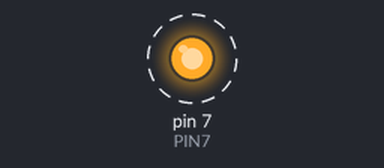
Bench run of a sketch on a simulated Arduino Uno, built with avr-gcc and run on an emulated ATmega328P. Shown: output pins drawn as LEDs (lit = HIGH). Dashed ring = blinking. At 3.0 s the program stops and its outputs stay as they are.

Above: at 1.1 s.
Timing chart, 0 to 4.0 s (numbered marks = the images above):
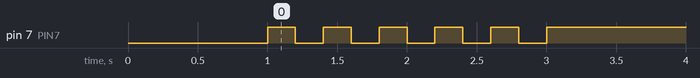

Measured:
- by itself, pin 7 (PIN7): alternates HIGH for 0.20 s and LOW for 0.20 s, 11 changes in all, then stays HIGH

The sketch:

05_practice_2.ino
```cpp
#define PIN7 7

void setup() {
  pinMode(PIN7, OUTPUT);
  digitalWrite(PIN7, LOW);
  delay(1000);
}

void loop() {
  int i = 0;
  while(i<5) {
  digitalWrite(PIN7, HIGH);
  delay(200);

  digitalWrite(PIN7, LOW);
  delay(200);

  i ++;
  }

  digitalWrite(PIN7, HIGH);

  while(1) {}
}
```
